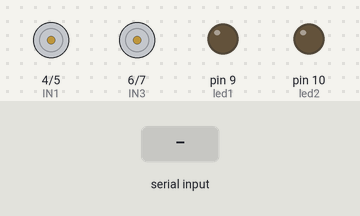
A sketch run on a simulated Arduino Uno, built with avr-gcc and run on an emulated ATmega328P. Shown: motor-driver pin pairs drawn as motors (green arrow = first pin HIGH = forward, orange = second pin HIGH = backward, longer = more drive), output pins drawn as LEDs (lit = HIGH). The inputs (shaded band) are chosen by the test bench.

Above: at 7.6 s.
7.7 s: "90,45\n" received over the second serial link
At 7.8 s:
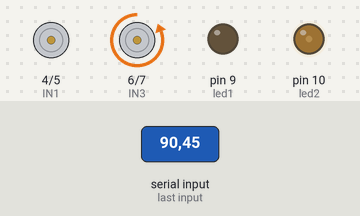
At 8.6 s:
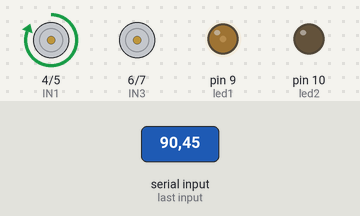
9.4 s: "30,150\n" received over the second serial link
At 9.5 s:
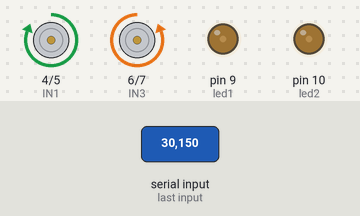
Timing chart, 0 to 12.4 s (numbered marks = the images above; inputs shaded):
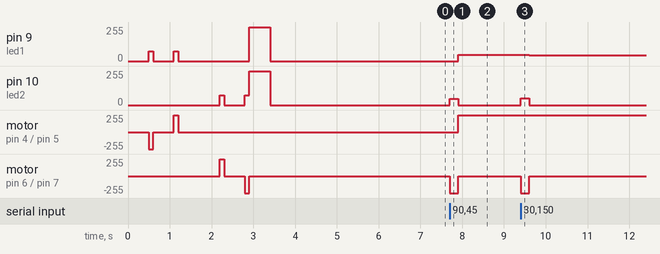

Measured:
- after the input at 7.7 s, pin 9 (led1): 0/255 → 48/255 after 0.20 s; pin 10 (led2): 0/255 → 47/255 at once, → 0/255 0.20 s later; motor on pin 4 (IN1) / pin 5 (IN2): stopped → forward 255/255 after 0.20 s; motor on pin 6 (IN3) / pin 7 (IN4): stopped → backward 255/255 at once, → stopped 0.20 s later
- after the input at 9.4 s, pin 9 (led1): 48/255 → 45/255 after 0.20 s; pin 10 (led2): 0/255 → 49/255 at once, → 0/255 0.20 s later; motor on pin 6 (IN3) / pin 7 (IN4): stopped → backward 255/255 at once, → stopped 0.20 s later

The sketch:

Control_BT_Auto.ino
```cpp
//Control de motores para un vehículo de dos motores con uno de ellos
//para controlar la tracción (avanzar o retroceder) y el otro
//para controlar la dirección (derecha o izquierda)
//El eje Y del Joystick regulara la tracción y el eje X controlará
//la dirección
#include <SoftwareSerial.h>

SoftwareSerial miBT(2,3);   //Rx, Tx
int led1 = 9;
int led2 = 10;

// Motor de atras (tracción)
int ENA = 9;
int IN1 = 4;
int IN2 = 5;

// Motor delantero (dirección)
int ENB = 10;
int IN3 = 6;
int IN4 = 7;

// Variables para controlar la velocidad de cada motor
int velA;
int velB;

void setup() {
  Serial.begin(115200);
  miBT.begin(38400);  //Velocidad de comunic. por defecto para el módulo bluetooth
  pinMode(led1, OUTPUT);
  pinMode(led2, OUTPUT);
  pinMode(IN1, OUTPUT);
  pinMode(IN2, OUTPUT);
  pinMode(IN3, OUTPUT);
  pinMode(IN4, OUTPUT);
  pinMode(ENA, OUTPUT);
  pinMode(ENB, OUTPUT);

  delay(500);

  // Hacer un movimiento muy corto hacia adelante y hacia atras con motor A
  velA = 75;
  adelante();
  delay(100);
  detenerA();
  delay(500);
  atras();
  delay(100);
  detenerA();
  delay(1000);

  // mover la dirección delantera
  velB = 75;
  derecha();
  delay(100);
  detenerB();
  delay(500);
  izquierda();
  delay(100);
  detenerB();

  // Cambiar las variables a valores cero
  velA = 0;
  velB = 0;

  // Prueba si funcionan los leds
  digitalWrite(led1, HIGH);
  digitalWrite(led2, HIGH);
  delay(500);
  digitalWrite(led1, LOW);
  digitalWrite(led2, LOW);
  // Envío de mensaje al Maestro
  miBT.println("Listo");
  miBT.println("Vehículo listo");
  delay(3000);
}

void loop() {

  if (miBT.available() > 0) {
    //Serial.println("Esperando dato");

    // Leer los 4 valores analógicos separados por comas
    int x1 = miBT.parseInt();
    int y1 = miBT.parseInt();
    //int x2 = miBT.parseInt();
    //int y2 = miBT.parseInt();

    // Limpieza rápida del buffer serial
    while (miBT.available() > 0) {
    miBT.read();
    }

      // Opcional: Imprime en la PC los datos recibidos para verificar el joystick
      // Serial.print("Recibido -> X1: "); Serial.print(x1);
      // Serial.print(" | Y1: "); Serial.println(y1);


      // Mapeo de intensidad (usando el Eje y del primer joystick)
      // El centro del joystick está cerca de 2048
      // Control del motor B con el eje x
      if (x1 > 2200) {
        velB = map(x1, 2200, 4095, 0, 50);
        derecha();
        delay(200);
        detenerB();
      } else if (x1 < 1800) {
        velB = map(x1, 1800, 0, 0, 50);
        izquierda();
        delay(200);
        detenerB();
      } else if (1800 < x1 < 2200) {
        detenerB();
      }

      // Control del motor A con el eje y
      if (y1 > 2200) {
        velA = map(y1, 2200, 4095, 0, 50);
        adelante();
      } else if (y1 < 1800) {
        velA = map(y1, 1800, 0, 0, 50);
        atras();
      } else if (1800 < y1 < 2200) {
        detenerA();
      }
  }


}

// Funciones:
void adelante() {
  analogWrite(ENA, velA);
  digitalWrite(IN1, LOW);
  digitalWrite(IN2, HIGH);

}

void atras() {
  analogWrite(ENA, velA);
  //digitalWrite(ENA, HIGH);
  digitalWrite(IN1, HIGH);
  digitalWrite(IN2, LOW);

}

void detenerA() {

  analogWrite(ENA, 0);
  // Se programa los pines de dirección en bajo por seguridad
  digitalWrite(IN1, LOW);
  digitalWrite(IN2, LOW);
}

void detenerB(){
  analogWrite(ENB, 0);
  // Se programa los pines de dirección en bajo por seguridad
  digitalWrite(IN3, LOW);
  digitalWrite(IN4, LOW);

}

void derecha() {
  analogWrite(ENB, velB);
  digitalWrite(IN3, HIGH);
  digitalWrite(IN4, LOW);
}

void izquierda() {
  analogWrite(ENB, velB);
  digitalWrite(IN3, LOW);
  digitalWrite(IN4, HIGH);
}
```
